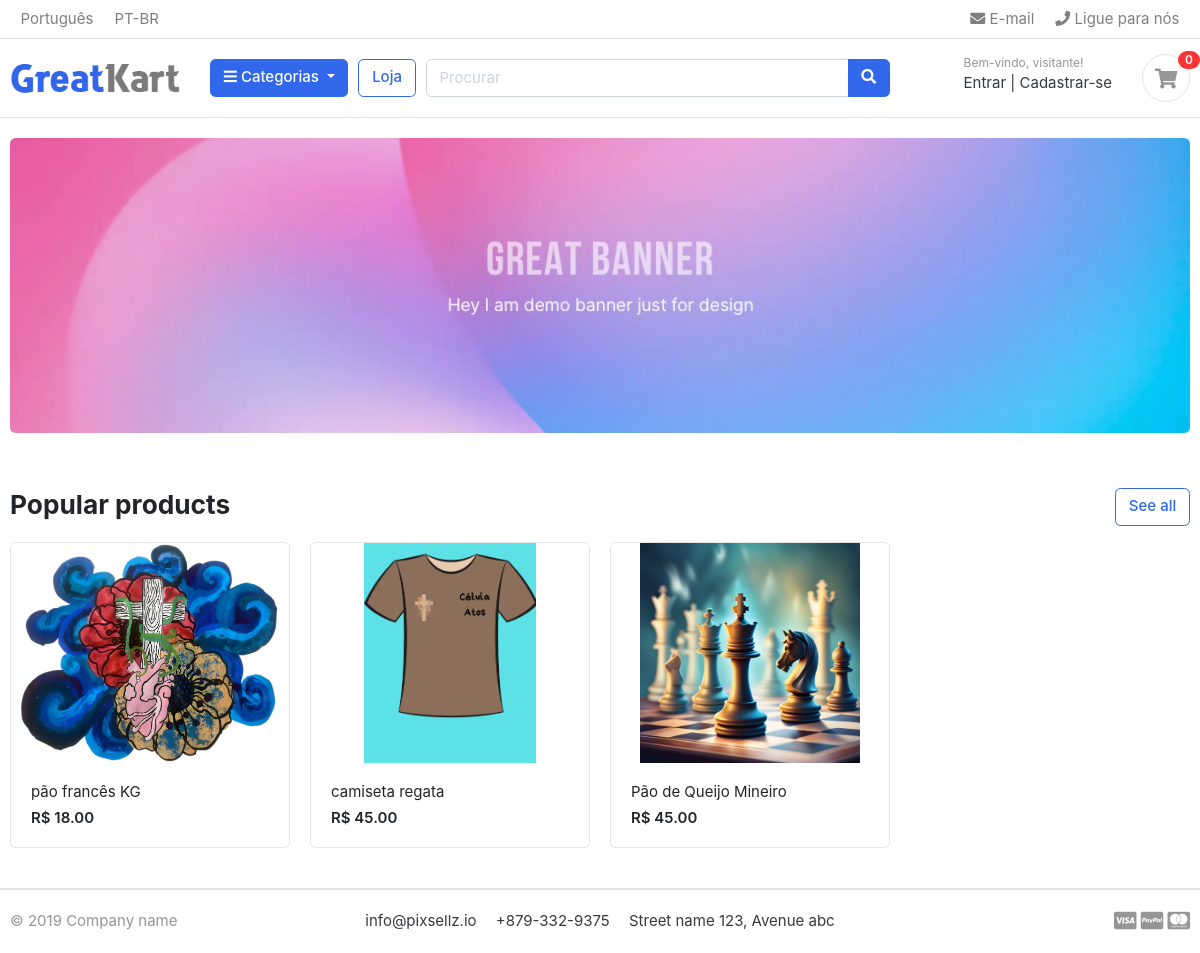
Before: / with the older database file.
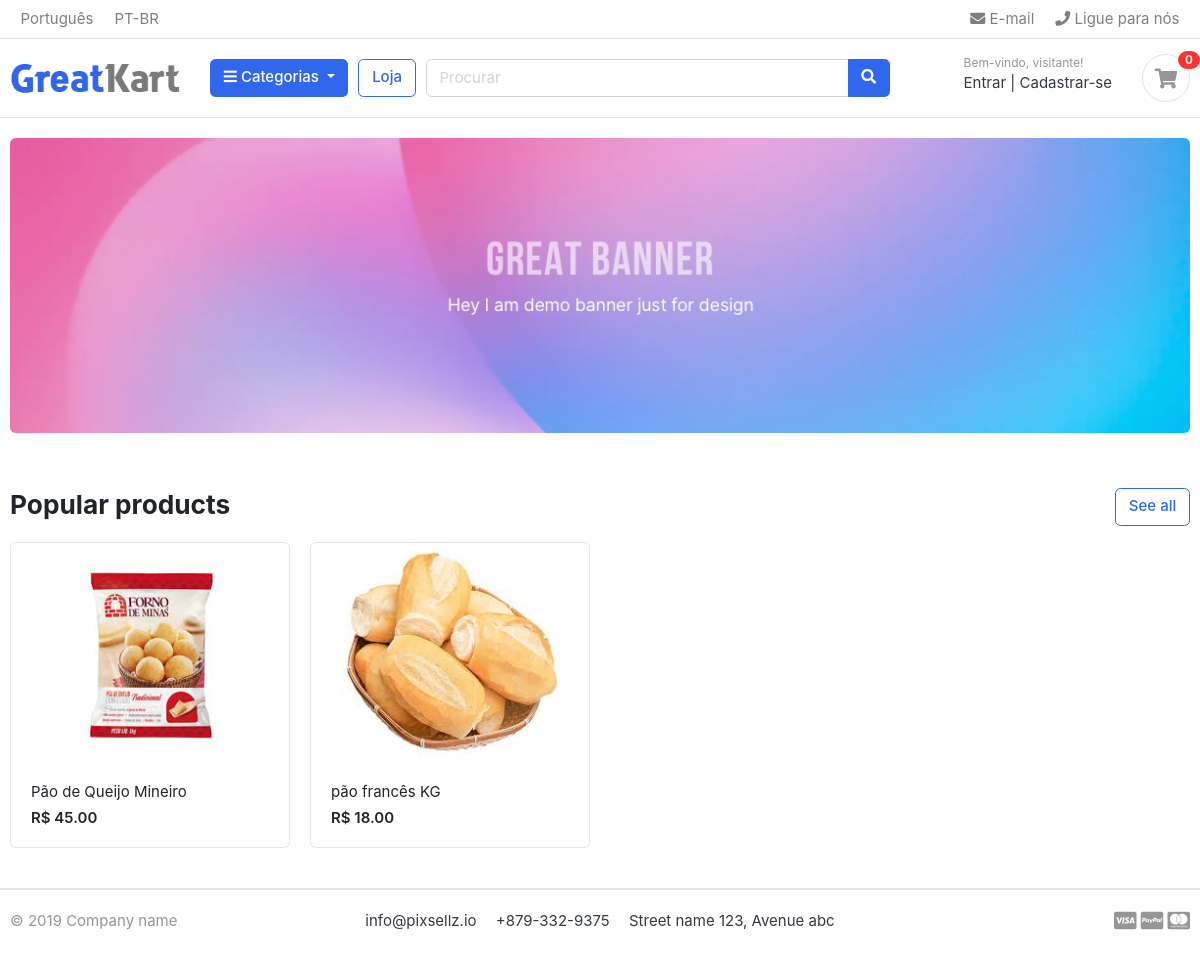
After: the same page with the newer database file.
### produtos/models.py (models this page shows, shortened)
class Produto(models.Model):
    categoria = models.ForeignKey('categoria.Categoria', on_delete=models.CASCADE)
    produto_nome = models.CharField(max_length=100, unique=True)
    slug = models.SlugField(max_length=100, unique=True)
    descricao = models.TextField(max_length=300, blank=True)
    preco = models.DecimalField(max_digits=10, decimal_places=2)
    imagem = models.ImageField(upload_to='fotos/produtos/', blank=True)
    estoque = models.IntegerField()
    esta_disponivel = models.BooleanField(default=True)
    criado_em = models.DateTimeField(auto_now=True)
    modificado_em = models.DateTimeField(auto_now_add=True)
    def get_url(self):
        return reverse('produto_detalhe', args=[self.categoria.slug, self.slug])

### ecom/views.py (the view)
# urls.py: path('', views.visualizarHome, name='home'),
def visualizarHome(request):
    produtos = Produto.objects.all().filter(esta_disponivel=True).order_by('criado_em')[:8]
    contexto = {
        'produtos': produtos,
    }
    return render(request, 'home.html', contexto)

### categoria/models.py (called while the page is built)
    def get_url(self):
        return reverse('produtos_por_categoria', args=[self.slug])

### categoria/processador_contexto.py (called while the page is built)
def categoria_display(request):
    categorias = Categoria.objects.all()
    return {'cats': categorias}

### templates/home.html (shortened to what this page needs)
{% extends "base.html" %}
{% load static %}
{% block content %}
<section class="section-intro padding-y-sm">
    <div class="container">
        <div class="intro-banner-wrap">
            <img src="{% static 'images/banners/1.jpg' %}" class="img-fluid rounded">
        </div>
    </div>
</section>
<section class="section-name padding-y-sm">
    <div class="container">
        <header class="section-heading">
            <a href="./store.html" class="btn btn-outline-primary float-right">See all</a>
            <h3 class="section-title">Popular products</h3>
        </header>
        <div class="row">
            {% for produto in produtos %}
                <div class="col-md-3">
                    <div class="card card-product-grid">
                        <a href="{{produto.get_url}}" class="img-wrap">
                            <img src="{{produto.imagem.url}}">
                        </a>
                        <figcaption class="info-wrap">
                            <a href="{{produto.get_url}}" class="title">{{produto.produto_nome}}</a>
                            <div class="price mt-1">R$ {{produto.preco}}</div>
                        </figcaption>
                    </div>
                </div>
            {% endfor %}
        </div>
    </div>
</section>
{% endblock %}

Changed rows visible on the page:
removed Produto: imagem (picture), produto_nome "camiseta regata", preco "45.00"
changed Produto "Pão de Queijo Mineiro": imagem: a different picture; moves up the list
changed Produto "pão francês KG": imagem: a different picture
